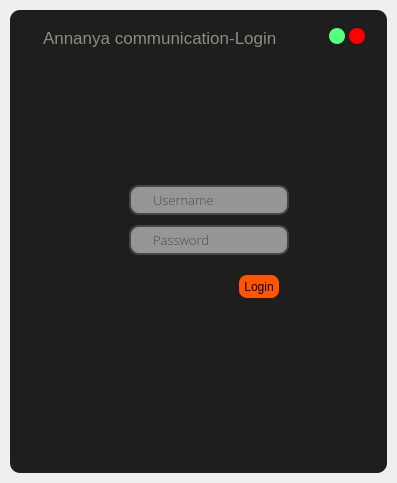
<?xml version="1.0" encoding="UTF-8"?>
<ui version="4.0">
 <class>LoginWindow</class>
 <widget class="QMainWindow" name="LoginWindow">
  <property name="geometry">
   <rect>
    <x>0</x>
    <y>0</y>
    <width>397</width>
    <height>483</height>
   </rect>
  </property>
  <property name="windowTitle">
   <string>MainWindow</string>
  </property>
  <widget class="QWidget" name="centralwidget">
   <layout class="QVBoxLayout" name="verticalLayout">
    <property name="spacing">
     <number>0</number>
    </property>
    <property name="leftMargin">
     <number>10</number>
    </property>
    <property name="topMargin">
     <number>10</number>
    </property>
    <property name="rightMargin">
     <number>10</number>
    </property>
    <property name="bottomMargin">
     <number>10</number>
    </property>
    <item>
     <widget class="QFrame" name="drop_shadow_effect">
      <property name="styleSheet">
       <string notr="true">background-color: rgb(30, 30, 30);
border-radius:10px;</string>
      </property>
      <property name="frameShape">
       <enum>QFrame::StyledPanel</enum>
      </property>
      <property name="frameShadow">
       <enum>QFrame::Raised</enum>
      </property>
      <layout class="QVBoxLayout" name="verticalLayout_2">
       <item>
        <widget class="QFrame" name="title_bar">
         <property name="maximumSize">
          <size>
           <width>16777215</width>
           <height>40</height>
          </size>
         </property>
         <property name="styleSheet">
          <string notr="true">background-color:rgb(30, 30, 30);</string>
         </property>
         <property name="frameShape">
          <enum>QFrame::NoFrame</enum>
         </property>
         <property name="frameShadow">
          <enum>QFrame::Plain</enum>
         </property>
         <layout class="QHBoxLayout" name="horizontalLayout">
          <item>
           <widget class="QFrame" name="frame_title">
            <property name="font">
             <font>
              <family>Segoe UI</family>
              <pointsize>14</pointsize>
             </font>
            </property>
            <property name="frameShape">
             <enum>QFrame::StyledPanel</enum>
            </property>
            <property name="frameShadow">
             <enum>QFrame::Raised</enum>
            </property>
            <layout class="QVBoxLayout" name="verticalLayout_3">
             <property name="spacing">
              <number>0</number>
             </property>
             <property name="leftMargin">
              <number>15</number>
             </property>
             <property name="topMargin">
              <number>0</number>
             </property>
             <property name="rightMargin">
              <number>0</number>
             </property>
             <property name="bottomMargin">
              <number>0</number>
             </property>
             <item>
              <widget class="QLabel" name="label_title">
               <property name="font">
                <font>
                 <family>Segoe UI</family>
                 <pointsize>13</pointsize>
                </font>
               </property>
               <property name="styleSheet">
                <string notr="true">color: rgb(137, 142, 125);</string>
               </property>
               <property name="text">
                <string>Annanya communication-Login</string>
               </property>
               <property name="alignment">
                <set>Qt::AlignLeading|Qt::AlignLeft|Qt::AlignTop</set>
               </property>
               <property name="wordWrap">
                <bool>false</bool>
               </property>
              </widget>
             </item>
            </layout>
           </widget>
          </item>
          <item>
           <widget class="QFrame" name="frame_btns">
            <property name="maximumSize">
             <size>
              <width>40</width>
              <height>16777215</height>
             </size>
            </property>
            <property name="frameShape">
             <enum>QFrame::StyledPanel</enum>
            </property>
            <property name="frameShadow">
             <enum>QFrame::Raised</enum>
            </property>
            <widget class="QPushButton" name="btn_close">
             <property name="geometry">
              <rect>
               <x>20</x>
               <y>0</y>
               <width>16</width>
               <height>16</height>
              </rect>
             </property>
             <property name="minimumSize">
              <size>
               <width>15</width>
               <height>15</height>
              </size>
             </property>
             <property name="maximumSize">
              <size>
               <width>16</width>
               <height>16</height>
              </size>
             </property>
             <property name="styleSheet">
              <string notr="true">QPushButton{
	border:none;
	border-radius:8px;
	background-color: rgb(255, 0, 0);
}
QPushButton:hover{
	background-color: rgba(255, 0, 0, 150);
}</string>
             </property>
             <property name="text">
              <string/>
             </property>
            </widget>
            <widget class="QPushButton" name="btn_minimise">
             <property name="geometry">
              <rect>
               <x>0</x>
               <y>0</y>
               <width>16</width>
               <height>16</height>
              </rect>
             </property>
             <property name="minimumSize">
              <size>
               <width>15</width>
               <height>15</height>
              </size>
             </property>
             <property name="maximumSize">
              <size>
               <width>16</width>
               <height>16</height>
              </size>
             </property>
             <property name="styleSheet">
              <string notr="true">QPushButton{
	border:none;
	border-radius:8px;
	background-color: rgb(85, 255, 127);
	}
QPushButton:hover{
	
	background-color: rgba(85, 255, 127, 150);
}</string>
             </property>
             <property name="text">
              <string/>
             </property>
            </widget>
           </widget>
          </item>
         </layout>
        </widget>
       </item>
       <item>
        <widget class="QFrame" name="frame_2">
         <property name="styleSheet">
          <string notr="true">background-color:none;</string>
         </property>
         <property name="frameShape">
          <enum>QFrame::StyledPanel</enum>
         </property>
         <property name="frameShadow">
          <enum>QFrame::Raised</enum>
         </property>
         <widget class="QLineEdit" name="username">
          <property name="geometry">
           <rect>
            <x>110</x>
            <y>120</y>
            <width>160</width>
            <height>30</height>
           </rect>
          </property>
          <property name="font">
           <font>
            <family>Open Sans Light</family>
            <pointsize>10</pointsize>
           </font>
          </property>
          <property name="styleSheet">
           <string notr="true">QLineEdit{
	border:2px solid rgb(70, 70, 70);
	border-radius:10px;
	padding-left:20px;
	padding-right:20px;
	background-color: rgb(150, 150, 150);
}
QLineEdit:hover{
	border:2px solid rgb(85, 170, 255);
}
QLineEdit:focus{
	border:2px solid rgb(85, 170, 255);
	background-color: rgb(150, 150, 150);
}</string>
          </property>
          <property name="inputMask">
           <string/>
          </property>
          <property name="placeholderText">
           <string>Username</string>
          </property>
         </widget>
         <widget class="QLineEdit" name="password">
          <property name="geometry">
           <rect>
            <x>110</x>
            <y>160</y>
            <width>160</width>
            <height>30</height>
           </rect>
          </property>
          <property name="font">
           <font>
            <family>Open Sans Light</family>
            <pointsize>10</pointsize>
           </font>
          </property>
          <property name="styleSheet">
           <string notr="true">QLineEdit{
	border:2px solid rgb(70, 70, 70);
	border-radius:10px;
	padding-left:20px;
	padding-right:20px;
	background-color: rgb(150, 150, 150);
}
QLineEdit:hover{
	border:2px solid rgb(85, 170, 255);
}
QLineEdit:focus{
	border:2px solid rgb(85, 170, 255);
	background-color: rgb(150, 150, 150);
}</string>
          </property>
          <property name="echoMode">
           <enum>QLineEdit::Password</enum>
          </property>
          <property name="placeholderText">
           <string>Password</string>
          </property>
         </widget>
         <widget class="QPushButton" name="pushButton">
          <property name="geometry">
           <rect>
            <x>220</x>
            <y>210</y>
            <width>40</width>
            <height>23</height>
           </rect>
          </property>
          <property name="maximumSize">
           <size>
            <width>50</width>
            <height>16777215</height>
           </size>
          </property>
          <property name="styleSheet">
           <string notr="true">QPushButton{
	border-radius:8px;
	background-color: rgb(255, 85, 0);

}
QPushButton:hover{
		
	background-color: rgba(255, 85, 0, 150);
}</string>
          </property>
          <property name="text">
           <string>Login</string>
          </property>
         </widget>
         <widget class="QLabel" name="label">
          <property name="geometry">
           <rect>
            <x>160</x>
            <y>30</y>
            <width>61</width>
            <height>61</height>
           </rect>
          </property>
          <property name="styleSheet">
           <string notr="true">background-image: url(:/newPrefix/profile (1).png);</string>
          </property>
          <property name="text">
           <string/>
          </property>
          <property name="pixmap">
           <pixmap resource="files/file.qrc">:/newPrefix/profile (1).png</pixmap>
          </property>
          <property name="scaledContents">
           <bool>true</bool>
          </property>
         </widget>
        </widget>
       </item>
      </layout>
     </widget>
    </item>
   </layout>
  </widget>
 </widget>
 <resources>
  <include location="files/file.qrc"/>
 </resources>
 <connections/>
</ui>
